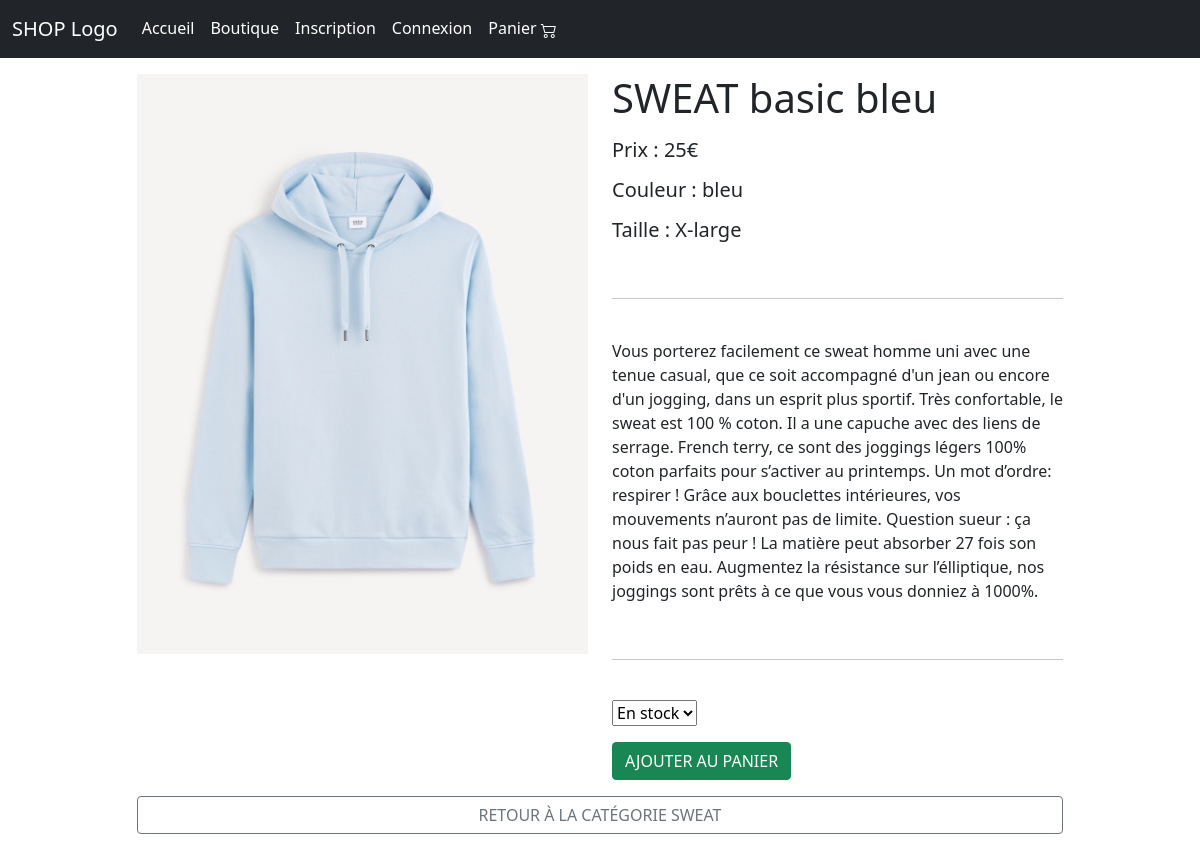
Screenshot of /produit.php?action=pageproduit&id_produit=19 with the database file from the repository.
### tables this page shows
CREATE TABLE `produit` (
  `id_produit` int(3) NOT NULL,
  `reference` varchar(20) NOT NULL,
  `categorie` varchar(20) NOT NULL,
  `titre` varchar(100) NOT NULL,
  `description` text NOT NULL,
  `couleur` varchar(20) NOT NULL,
  `taille` varchar(10) NOT NULL,
  `genre` enum('m','f','mixte') NOT NULL,
  `photo` varchar(250) NOT NULL,
  `prix` int(6) NOT NULL,
  `stock` int(3) NOT NULL
);

### inc/function.php (called while the page is built, shortened)
<?php
function userConnected(){
    if(isset($_SESSION['membre']))
    {
        return true;
    }
    else
    {
        return false;
    }
}
?>

### produit.php (the view, shortened to what this page needs)
<?php
require_once('./inc/init.php');
if(isset($_GET['action']) && $_GET['action'] == 'pageproduit'){
    if($id_produit = $_GET["id_produit"]){
        $id_produit =  $_GET['id_produit'];
        $r = $pdo->query("SELECT * FROM produit WHERE id_produit = $id_produit");
        if($r->rowCount()<=0){
            header('location:index.php');
            exit();
        }else{
            $productInfos = $r->fetch(PDO::FETCH_ASSOC);
        }
    }
}
require_once('./inc/header.inc.php');
require_once('./inc/nav.inc.php');
?>
<div class="container">
    <div class="row justify-content-center d=flex mt-3">
        <div class="col-5">
            <img src="http://<?php echo $productInfos['photo']; ?>" alt="image=produit" class="img-fluid">
        </div>
        <div class="col-5">
        <form action="panier.php" method="POST">
            <h1 class="mb-3"><?php echo $productInfos['titre']; ?></h1>
            <h5 class="mb-3">Prix : <?php echo $productInfos['prix']; ?>€</h5>
            <h5 class="mb-3">Couleur : <?php echo $productInfos['couleur']; ?></h5>
            <h5 class="mb-3">Taille : <?php echo $productInfos['taille']; ?></h5>
            <br>
            <hr>
            <br>
            <p class="mb-3"><?php echo $productInfos['description']; ?></p>
            <br>
            <hr>
            <br>
                <select name="quantite" id="quantite" class="mb-3" require>
                    <option selected>En stock</option>
                </select> <br>
                <input type="submit" name="ajoute_panier" class="mb=3 btn btn-success" value="AJOUTER AU PANIER">
            </form>
        </div>
        <div class="col-10">
            <a href="index.php?action=affichage&categorie=<?php echo $productInfos['categorie'];?>" type="button" class="btn btn-outline-secondary w-100 mt-3 mb-5 text-uppercase" > retour à la catégorie <?php echo $productInfos['categorie'];?> </a>
        </div>
    </div>
</div>
<?php  require_once('./inc/footer.inc.php'); ?>

### inc/header.inc.php (shortened to what this page needs)
<!doctype html>
<html lang="en">
  <head>
    <link href="https://cdn.jsdelivr.net/npm/bootstrap@5.0.2/dist/css/bootstrap.min.css" rel="stylesheet">
    <link rel="stylesheet" href="https://cdn.jsdelivr.net/npm/bootstrap-icons@1.9.1/font/bootstrap-icons.css">
    <link rel="stylesheet" href="./style/style.css">
    <link rel="stylesheet" href="./style/headers.css">
  </head>
  <body>

### inc/nav.inc.php (shortened to what this page needs)
<nav class="navbar navbar-expand-lg bg-dark">
  <div class="container-fluid">
    <a class="navbar-brand" href="index.php">SHOP Logo</a>
    <div class="collapse navbar-collapse" id="navbarColor01">
      <ul class="navbar-nav me-auto">
        <li class="nav-item">
          <a class="nav-link" href="<?php URL?>index.php">Accueil</a>
        </li>
        <li class="nav-item">
          <a class="nav-link" href="<?php URL?>index.php">Boutique</a>
        </li>
      <?php if(userConnected()):?>
        <li class="nav-item">
          <a class="nav-link" href="<?php URL?>profil.php"profil.php">Profil</a>
        </li>
        <li class="nav-item">
          <a class="nav-link" href="<?php URL?>connexion.php?action=deconnexion">Déconnexion</a>
        </li>
        <?php else: ?>
        <li class="nav-item">
          <a class="nav-link" href="<?php URL?>inscription.php">Inscription</a>
        </li>
        <li class="nav-item">
          <a class="nav-link" href="<?php URL?>connexion.php">Connexion</a>
        </li>
      <?php endif ?>
      <li class="nav-item">
            <a class="nav-link" href="<?php URL?>panier.php">
              Panier <i class="bi bi-cart2"></i>
            </a>
        </li>
      </ul>
    </div>
  </div>
</nav>

### inc/footer.inc.php (shortened to what this page needs)
</body>
</html>

### style/style.css (style rules this page uses)
nav a { color: white; }
nav .nav-link { color: white; }
.bi { vertical-align: -.125em; fill: currentColor; }

### rows the page displays
produit: photo (picture), titre "SWEAT basic bleu", prix "25", couleur "bleu", taille "X-large", description "Vous porterez facilement ce sweat homme uni avec une tenue casual, que ce soit accompagné d'un jean ou encore d'un jogging, dans un esprit plus sportif. Très confortable, le sweat est 100 % coton. Il a une capuche avec des liens de serrage. French terry, ce sont des joggings légers 100% coton parfaits pour s’activer au printemps. Un mot d’ordre: respirer ! Grâce aux bouclettes intérieures, vos mouvements n’auront pas de limite. Question sueur : ça nous fait pas peur ! La matière peut absorber 27 fois son poids en eau. Augmentez la résistance sur l’élliptique, nos joggings sont prêts à ce que vous vous donniez à 1000%.", categorie "SWEAT"
